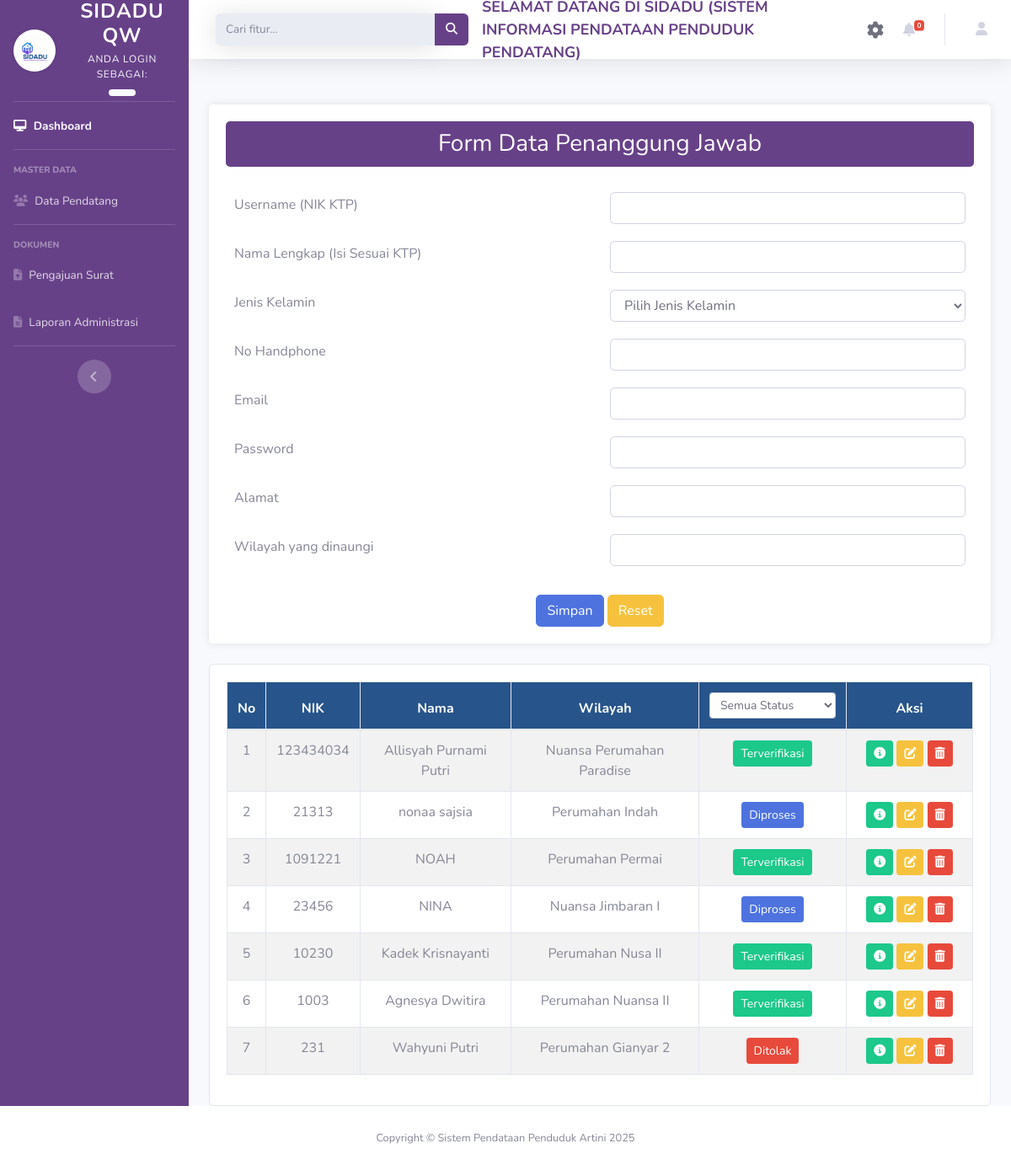
The page /index.php/penanggungjawab on the database its author committed.
### tables this page shows
CREATE TABLE `tbpj` (
  `KodePJ` int NOT NULL,
  `Username` int NOT NULL,
  `NamaLengkap` varchar(40) NOT NULL,
  `JenisKelamin` varchar(11) NOT NULL,
  `Alamat` varchar(50) NOT NULL,
  `Telp` varchar(15) NOT NULL,
  `Email` varchar(40) NOT NULL,
  `Password` varchar(100) NOT NULL,
  `Wilayah` varchar(100) NOT NULL,
  `StatusAktivasi` varchar(20) NOT NULL,
  `JenisAkun` varchar(20) NOT NULL,
  `EmailToken` varchar(255) DEFAULT NULL
);

### application/controllers/Penanggungjawab.php (called while the page is built, shortened)
<?php
    class Penanggungjawab extends CI_Controller
    {
        public function __construct()
        {
            $this->load->model('validasi');
            $this->load->model('Model_pj');
        }
        function index ()
        {
            $datalist['hasil']=$this->tampildata();
            $data['konten']=$this->load->view('Penanggungjawab_view','',TRUE);
            $data['table']=$this->load->view('Penanggungjawab_tabel', $datalist, TRUE);
            $this->load->view('admin_view', $data);
        }
        function tampildata()
        {
            $this->db->from('tbpj');
            $this->db->order_by('KodePJ', 'DESC');
            $query = $this->db->get();
            if ($query->num_rows() > 0) {
                return $query->result();
            } else {
                return [];
            }
        }
    }
?>

### index.php (called while the page is built, shortened)
<?php
require_once BASEPATH.'core/CodeIgniter.php';

### application/views/Penanggungjawab_tabel.php (the view, shortened to what this page needs)
<div class="container mt-4">
    <div class="card">
        <div class="card-body">
            <div class="table-responsive">
                <table id="tabelPJ" class="table table-striped table-bordered text-center">
                    <thead class="thead-custom">
                        <tr>
                            <th>No</th>
                            <th>NIK</th>
                            <th>Nama</th>
                            <th>Wilayah</th>
                            <th>
                             <select id="statusFilter" class="form-control form-control-sm" style="width: 150px; display: inline-block;">
                                <option value="">Semua Status</option>
                            </select>
                            </th>
                            <th>Aksi</th>
                        </tr>
                    </thead>
                    <tbody>
                        <?php
                        if (empty($hasil)) {
                            echo "<tr><td colspan='6'>Data tidak tersedia</td></tr>";
                        } else {
                            $no = 1;
                            foreach ($hasil as $data): ?>
                                <tr>
                                    <td><?php echo htmlspecialchars($no); ?></td>
                                    <td><?php echo htmlspecialchars($data->Username ?? '-'); ?></td>
                                    <td><?php echo htmlspecialchars($data->NamaLengkap ?? '-'); ?></td>
                                    <td><?php echo htmlspecialchars($data->Wilayah ?? '-'); ?></td>
                                    <td>
  <?php
    $status = htmlspecialchars($data->StatusAktivasi ?? '-');
    $btnClass = ($status === 'Terverifikasi') ? 'btn-success' : (($status === 'Diproses') ? 'btn-primary' : 'btn-danger');
  ?>
    <span class="btn btn-sm <?php echo $btnClass; ?>" style="cursor: default;">
        <?php echo $status; ?>
    </span>
</td>
<td width="150">
    <button class="btn btn-sm btn-success" title="Detail" onclick="tampilDetail('<?php echo htmlspecialchars($data->KodePJ ?? ''); ?>')">
        <i class="fas fa-info-circle"></i>
    </button>
    <button class="btn btn-sm btn-warning" title="Edit" onclick="editpj('<?php echo htmlspecialchars($data->KodePJ ?? '');?>')">
        <i class="fas fa-edit"></i>
    </button>
    <button class="btn btn-sm btn-danger" title="Hapus"
    onclick="showHapusModal('<?php echo base_url('Penanggungjawab/hapuspj/' . $data->KodePJ); ?>')">
        <i class="fas fa-trash-alt"></i>
    </button>
</td>
                                </tr>
                            <?php
                                $no++;
                            endforeach;
                        }
                        ?>
                    </tbody>
                </table>
            </div>
        </div>
    </div>
</div>

### application/views/Penanggungjawab_view.php (shortened to what this page needs)
<!DOCTYPE html>
<html lang="en">
<head>
</head>
<body class="bg-light">
    <div class="container">
        <div class="form-section">
            <h3>Form Data Penanggung Jawab</h3>
            <form method="post" id="formpj" action="<?php echo base_url('Penanggungjawab/simpanpj'); ?>">
                <table class="form-table">
                    <tr>
                        <td><label for="Username">Username (NIK KTP)</label></td>
                        <td><input type="text" name="Username" id="Username" class="form-control"></td>
                    </tr>
                    <tr>
                        <td><label>Nama Lengkap (Isi Sesuai KTP)</label></td>
                        <td><input type="text" name="NamaLengkap" id="NamaLengkap" class="form-control"></td>
                    </tr>
                    <tr>
                        <td><label>Jenis Kelamin</label></td>
                        <td>
                            <select name="JenisKelamin" id="JenisKelamin" class="form-control">
                                <option value="">Pilih Jenis Kelamin</option>
                            </select>
                        </td>
                    </tr>
                    <tr>
                        <td><label>No Handphone</label></td>
                        <td><input type="text" name="Telp" id="Telp" class="form-control"></td>
                    </tr>
                    <tr>
                        <td><label>Email</label></td>
                        <td><input type="email" name="Email" id="Email" class="form-control"></td>
                    </tr>
                    <tr>
                        <td><label>Password</label></td>
                        <td><input type="password" name="Password" id="Password" class="form-control"></td>
                    </tr>
                    <tr>
                        <td><label>Alamat</label></td>
                        <td><input type="text" name="Alamat" id="Alamat" class="form-control"></td>
                    </tr>
                    <tr>
                        <td><label>Wilayah yang dinaungi</label></td>
                        <td><input type="text" name="Wilayah" id="Wilayah" class="form-control"></td>
                    </tr>
                </table>
                <div class="text-center mt-4">
                    <input type="button" value="Simpan" class="btn btn-primary" onclick="simpanpj();">
                    <input type="reset" value="Reset" class="btn btn-warning">
                </div>
            </form>
        </div>
    </div>
</body>
</html>

### application/views/admin_view.php (shortened to what this page needs)
<!DOCTYPE html>
<html lang="en">
<head>
    <link rel="stylesheet" href="https://cdnjs.cloudflare.com/ajax/libs/font-awesome/6.5.0/css/all.min.css">
    <link href="<?php echo base_url(); ?>assets/css/sb-admin-2.min.css" rel="stylesheet">
</head>
<body id="page-top">
    <div id="wrapper">
          <ul class="navbar-nav sidebar sidebar-dark accordion sidebar-fixed left" style="background-color: #674188" id="accordionSidebar">
<a href="<?= base_url('Dashboard'); ?>"
   class="sidebar-brand d-flex align-items-center px-3"
   style="min-height: 120px; padding: 20px 0;">
    <div class="sidebar-brand-icon mr-3">
        <img src="<?= base_url('img/SIDADU LOGO.png') ?>"
             class="admin-logo"
             alt="Logo">
    </div>
    <div class="sidebar-brand-text">
        <h4 class="text-white mb-1" style="font-weight: bold; letter-spacing: 1px;">
            SIDADU </br>QW
        </h4>
        <small class="text-light d-block" style="font-size: 0.75rem;">
            Anda Login Sebagai:
        </small>
        <span class="badge badge-light px-3 py-1" style="font-weight: 600;">
</span>
    </div>
</a>
    <hr class="sidebar-divider my-0">
    <li class="nav-item active">
        <a class="nav-link" href="<?php echo base_url('Dashboard'); ?>">
            <i class="fa fa-desktop" aria-hidden="true"></i>
            <span>Dashboard</span>
        </a>
    </li>
    <hr class="sidebar-divider">
    <div class="sidebar-heading">
        Master Data
    </div>
    <li class="nav-item">
        <a class="nav-link" href="<?php echo base_url('Pendatang/datapendatang'); ?>">
            <i class="fas fa-users"></i>
            <span>Data Pendatang</span>
        </a>
    </li>
    <hr class="sidebar-divider">
    <div class="sidebar-heading">
        Dokumen
    </div>
    <li class="nav-item">
        <a class="nav-link" href="<?php echo base_url('Surat/Index'); ?>">
            <i class="fas fa-file-arrow-up"></i>
            <span>Pengajuan Surat</span>
        </a>
    </li>
    <li class="nav-item">
        <a class="nav-link" href="<?php echo base_url('Pendatang/laporan_bulanan'); ?>">
            <i class="fas fa-file-text"></i>
            <span>Laporan Administrasi</span>
        </a>
    </li>
    <hr class="sidebar-divider d-none d-md-block">
    <div class="text-center d-none d-md-inline">
        <button class="rounded-circle border-0" id="sidebarToggle"></button>
    </div>
</ul>
        <div id="content-wrapper" class="d-flex flex-column">
            <div id="content">
<nav class="navbar navbar-expand navbar-light bg-white topbar mb-4 static-top shadow">
   <form class="d-none d-sm-inline-block form-inline ml-md-3 my-2 my-md-0 navbar-search" style="width: 300px;">
    <div class="input-group">
        <input type="text" class="form-control shadow bg-gray-200 border-0 small"
               placeholder="Cari fitur..." aria-label="Search" aria-describedby="basic-addon2"
               id="searchInput"> <div class="input-group-append">
            <button class="btn" type="button" style="background-color: #674188; color: white;">
                <i class="fas fa-search fa-sm"></i>
            </button>
        </div>
    </div>
</form>
    <div class="d-none d-lg-flex align-items-center mx-3" style="flex: 1;">
    <marquee behavior="scroll" direction="left" style="width: 100%; height: 100%;">
        <span class="font-weight-bold" style="color: #674188; font-size: 18px;">SELAMAT DATANG DI SIDADU (SISTEM INFORMASI PENDATAAN PENDUDUK PENDATANG)</span>
    </marquee>
    </div>
    <ul class="navbar-nav ml-auto">
<li class="nav-item dropdown no-arrow mx-1 d-flex align-items-center show">    <i class="fas fa-cog fa-spin fa-lg text-gray-700 mr-2"></i>
    <a class="nav-link dropdown-toggle" href="#" id="alertsDropdown" role="button"
        data-toggle="dropdown" aria-haspopup="true" aria-expanded="false">
        <i class="fas fa-bell fa-fw"></i>
        <span class="badge badge-danger badge-counter" id="notifCount">0</span>
    </a>
</li>
<li class="nav-item dropdown no-arrow">
    <a class="nav-link dropdown-toggle" href="#" id="userDropdown" role="button"
        data-toggle="dropdown" aria-haspopup="true" aria-expanded="false">
        <div>
            <i class="fa fa-user" aria-hidden="true"></i>
        </div>
    </a>
</li>
    </ul>
</nav>
                        <?php
						if(empty($konten))
						{
							echo "";
						}
						else
						{
							echo $konten;
						}
						?>
                        <?php
						if(empty($table))
						{
							echo "";
						}
						else
						{
							echo $table;
						}
						?>
                    </div>
                        </div>
                    </div>
            <footer class="sticky-footer bg-white">
                <div class="container my-auto">
                    <div class="copyright text-center my-auto">
                        <span>Copyright &copy; Sistem Pendataan Penduduk Artini 2025</span>
                    </div>
                </div>
            </footer>
</body>
</html>

### application/views/admin_view.php (style rules this page uses)
.admin-logo { width: 50px; height: 50px; object-fit: cover; border-radius: 50%; background-color: white; padding: 5px; box-shadow: 0 0 5px rgba(0,0,0,0.1); }
.sidebar-brand-icon { display: flex; align-items: center; justify-content: center; }

### application/views/Penanggungjawab_view.php (style rules this page uses)
.form-section { background: #fff; padding: 20px; margin-top: 30px; border-radius: 5px; box-shadow: 0 0 10px rgba(0,0,0,0.1); }
.form-section h3 { text-align: center; color: #fff; margin-bottom: 20px; background-color: #674188; padding: 10px; border-radius: 5px; }
table.form-table { width: 100%; }
table.form-table td { padding: 10px; }

### application/views/Penanggungjawab_tabel.php (style rules this page uses)
.thead-custom { background-color: #27548A; color: white; }

### rows shown on the page
tbpj: Username "123434034", NamaLengkap "Allisyah Purnami Putri", Wilayah "Nuansa Perumahan Paradise", StatusAktivasi "Terverifikasi"
tbpj: Username "21313", NamaLengkap "nonaa sajsia", Wilayah "Perumahan Indah", StatusAktivasi "Diproses"
tbpj: Username "1091221", NamaLengkap "NOAH", Wilayah "Perumahan Permai", StatusAktivasi "Terverifikasi"
tbpj: Username "23456", NamaLengkap "NINA", Wilayah "Nuansa Jimbaran I", StatusAktivasi "Diproses"
tbpj: Username "10230", NamaLengkap "Kadek Krisnayanti", Wilayah "Perumahan Nusa II", StatusAktivasi "Terverifikasi"
tbpj: Username "1003", NamaLengkap "Agnesya Dwitira", Wilayah "Perumahan Nuansa II", StatusAktivasi "Terverifikasi"
tbpj: Username "231", NamaLengkap "Wahyuni Putri", Wilayah "Perumahan Gianyar 2", StatusAktivasi "Ditolak"
